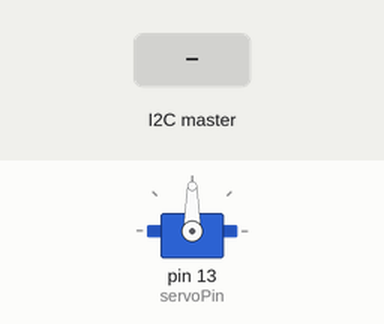
A sketch run on a simulated Arduino Uno, built with avr-gcc and run on an emulated ATmega328P. Parts: servo. The test bench sets the inputs (shaded band).

Above: at 1.2 s.
1.3 s: the I2C master sends the byte 1
At 2.5 s:
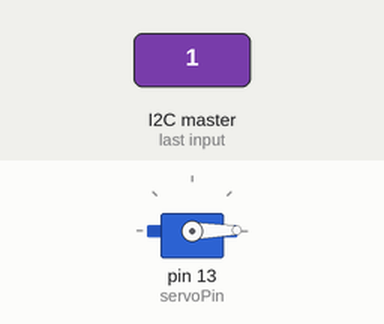
2.8 s: the I2C master sends the byte 200
At 3.9 s:
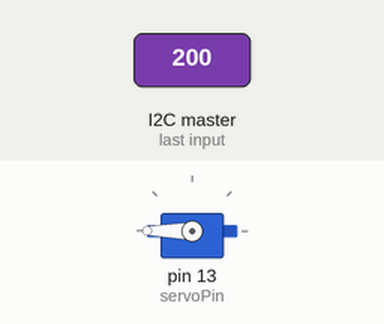
4.3 s: the I2C master sends the byte 90
At 5.0 s:
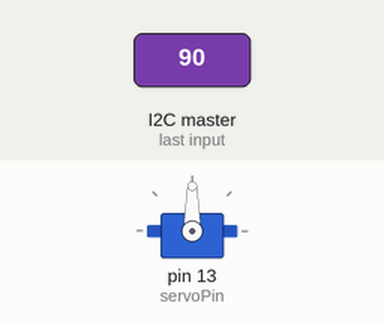
Timing chart, 0 to 7.3 s (numbered marks = the images above; inputs shaded):
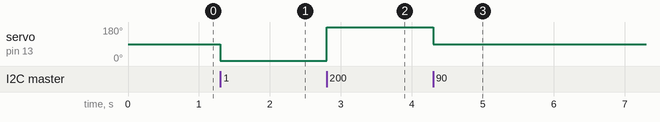

The sketch:

servo.ino
```cpp
#include <Wire.h>
#include <Servo.h>

// Global Constants
const int mainBoardAddress = 2;

double currentAngle = 0;
double angle = 0;

// Servo Constants
Servo servo;

#define servoPin 13

void setup() {
	Wire.begin(mainBoardAddress);
	Wire.onReceive(recieveEvent);

	servo.attach(servoPin);
}

void loop() {
}

void recieveEvent(int event){
	// Read and store angle if Wire available
	if (Wire.available()) {
		servoTurn(Wire.read());
	}
}

void servoTurn(double angle) {
	// Check if input angle is different to currentAngle
	if (abs(currentAngle-angle) > 0.1) {
		servo.write(angle);
		currentAngle = angle;
	}
}
```

Measured:
- after the input at 1.3 s, servo on pin 13 (servoPin): 90° → 1° at once
- after the input at 2.8 s, servo on pin 13 (servoPin): 1° → 180° at once
- after the input at 4.3 s, servo on pin 13 (servoPin): 180° → 90° at once
